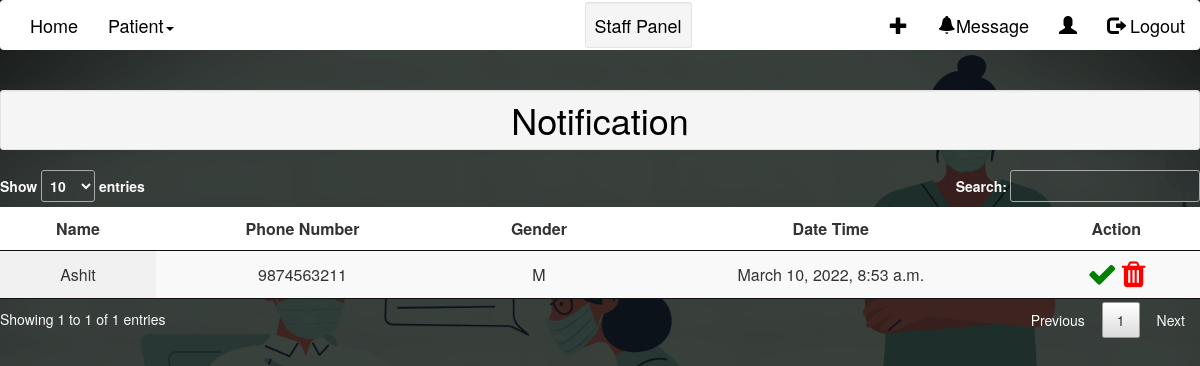
Screenshot of /message/ with the database file from the repository.
### home/models.py (models this page shows, shortened)
class Appointment(models.Model):
    appointmentId = models.AutoField(primary_key=True)
    caseNumber = models.IntegerField(('Case Number'),null=True,blank=True)
    patientName = models.CharField(("Patient Name"),max_length=24)
    patientEmail = models.EmailField(("Email Id"),unique=True)
    GENDER_CHOICES = (
        ('M', 'Male'),
        ('F', 'Female'),
    )
    gender = models.CharField(max_length=1, choices=GENDER_CHOICES)
    phone = models.IntegerField(("Phone Number"),validators=[validate_phoneNumber],unique=True)
    patientRelativeNumber = models.IntegerField(("Relative's Phone number"),validators=[validate_phoneNumber])
    patientRelativeName = models.CharField(("Relative's name"),max_length=24)
    reason = models.CharField(("Reason"),max_length=250)
    dateTime = models.DateTimeField(("Date Time"),default=now)

### home/views.py (the view)
# urls.py: path('message/',views.message,name="message"),
def message(request):
    bookAppointment = Appointment.objects.all()
    return render(request,'confirmation.html',{"bookAppointment":bookAppointment})

### home/templates/confirmation.html (shortened to what this page needs)
{% load static %}
{% include 'staffNav.html' %}
<!DOCTYPE html>
<html lang="en">
<head>
    <link rel="stylesheet" href="https://use.fontawesome.com/releases/v5.8.1/css/all.css">
    <link  href="{% static 'css/responsive.css' %}" rel="stylesheet">
    <link  href="{% static 'css/jquery.mCustomScrollbar.min.css' %}" rel="stylesheet">
    <link rel="stylesheet" href="https://netdna.bootstrapcdn.com/font-awesome/4.0.3/css/font-awesome.css">
    <link  href="{% static 'css/owl.carousel.min.css' %}" rel="stylesheet">
    <link rel="stylesheet" href="https://cdnjs.cloudflare.com/ajax/libs/fancybox/2.1.5/jquery.fancybox.min.css" media="screen">
    <link rel="stylesheet" href="{% static 'css/dataTable.css' %}">
    <link rel="stylesheet" href="https://cdnjs.cloudflare.com/ajax/libs/font-awesome/4.7.0/css/font-awesome.min.css">
    <link rel="stylesheet" href="{% static 'css/staffNav.css' %}">
</head>
<body>
    <h1 class="text-center well well-sm  page-header"><strong>Notification</strong></h1>
        <table id="example" class="display" style="width:100%;">
            <thead>
                <tr>
                    <th style="background-color: white;">Name</th>
                    <th style="background-color: white;">Phone Number</th>
                    <th style="background-color: white;">Gender</th>
                    <th style="background-color: white;">Date Time</th>
                    <th style="background-color: white;">Action</th>
                </tr>
            </thead>
            <tbody>
                {% for i in bookAppointment %}
                <tr>
                    <td>{{i.patientName}}</td>
                    <td>{{i.phone}}</td>
                    <td>{{i.gender}}</td>
                    <td>{{i.dateTime}}</td>
                    <td><a href="/confirmationDetails?id={{i.appointmentId}}/"><i class="fa fa-check" style="font-size:30px;color:green"></i></a>
                        <a href="/deleteAppointment?id={{i.appointmentId}}/" onclick="showAlert();"><i class="fa fa-trash" style="font-size:30px;color:red"></i></a></td>
                </tr>
                {% endfor %}
            </tbody>
        </table>
</body>
</html>

### static/css/staffNav.css (style rules this page uses)
body { background: url('../doccopy.png'); background-size: cover; }
b, strong { font-weight: 500; color: black; }
body { font-family: "Helvetica Neue",Helvetica,Arial,sans-serif; font-size: 14px; color: #333; }
th,td { text-align: center; }

### static/css/dataTable.css (style rules this page uses)
table.dataTable { width:100%;margin:0 auto;clear:both;border-collapse:separate;border-spacing:0 }
table.dataTable thead th,table.dataTable tfoot th { font-weight:bold }
table.dataTable thead th,table.dataTable thead td { padding:10px 18px;border-bottom:1px solid #111 }
table.dataTable thead .sorting,table.dataTable thead .sorting_asc,table.dataTable thead .sorting_desc,table.dataTable thead .sorting_asc_disabled,table.dataTable thead .sorting_desc_disabled { cursor:pointer;*cursor:hand;background-repeat:no-repeat;background-position:center right }
table.dataTable thead .sorting { background-image:url("../images/sort_both.png") }
table.dataTable thead .sorting_asc { background-image:url("../images/sort_asc.png") !important }
table.dataTable tbody tr { background-color:#fff }
table.dataTable tbody th,table.dataTable tbody td { padding:8px 10px }
table.dataTable.row-border tbody th,table.dataTable.row-border tbody td,table.dataTable.display tbody th,table.dataTable.display tbody td { border-top:1px solid #ddd }
table.dataTable.row-border tbody tr:first-child th,table.dataTable.row-border tbody tr:first-child td,table.dataTable.display tbody tr:first-child th,table.dataTable.display tbody tr:first-child td { border-top:none }
table.dataTable.stripe tbody tr.odd,table.dataTable.display tbody tr.odd { background-color:#f9f9f9 }
table.dataTable.order-column tbody tr>.sorting_1,table.dataTable.order-column tbody tr>.sorting_2,table.dataTable.order-column tbody tr>.sorting_3,table.dataTable.display tbody tr>.sorting_1,table.dataTable.display tbody tr>.sorting_2,table.dataTable.display tbody tr>.sorting_3 { background-color:#fafafa }
table.dataTable.display tbody tr.odd>.sorting_1,table.dataTable.order-column.stripe tbody tr.odd>.sorting_1 { background-color:#f1f1f1 }
table.dataTable.no-footer { border-bottom:1px solid #111 }
table.dataTable th,table.dataTable td { box-sizing:content-box }

### rows the page displays
Appointment: patientName "Ashit", phone "9874563211", gender "M", dateTime "March 10, 2022, 8:53 a.m."
